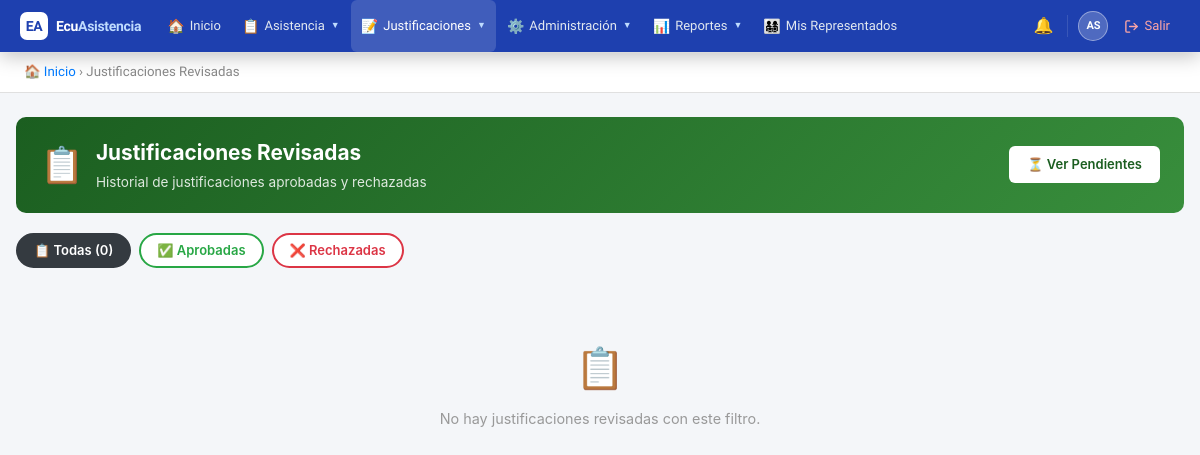
The page /complementos/FilesImport/ArchImp/public/index.php?action=reviewed_justifications (signed in) on the database as committed earlier.
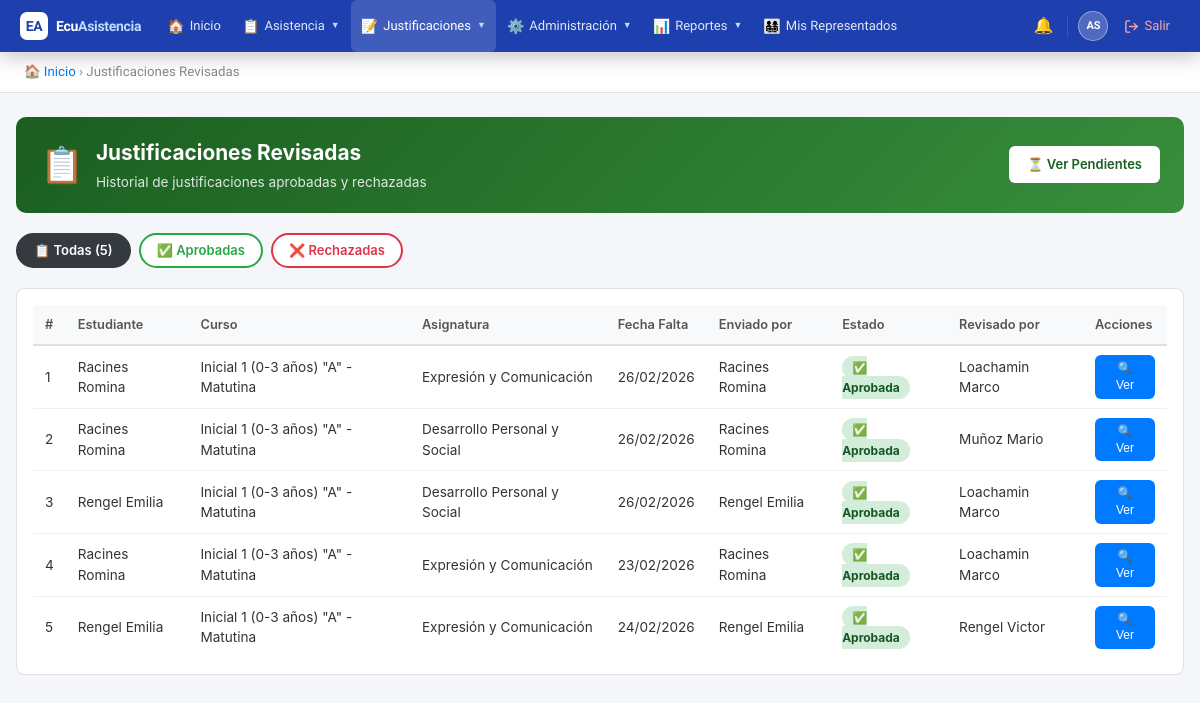
The same page on the database as committed later.
### tables this page shows
CREATE TABLE `justifications` (
  `id` int(11) NOT NULL AUTO_INCREMENT,
  `attendance_id` int(11) DEFAULT NULL,
  `date_from` date DEFAULT NULL,
  `date_to` date DEFAULT NULL,
  `working_days` int(11) DEFAULT NULL,
  `can_approve` enum('tutor','inspector','autoridad') NOT NULL DEFAULT 'inspector',
  `student_id` int(11) NOT NULL,
  `submitted_by` int(11) NOT NULL,
  `reason` text NOT NULL,
  `reason_type` varchar(100) DEFAULT NULL,
  `document_path` varchar(255) DEFAULT NULL,
  `status` enum('pendiente','aprobado','rechazado') DEFAULT 'pendiente',
  `reviewed_by` int(11) DEFAULT NULL,
  `review_notes` text DEFAULT NULL,
  `created_at` timestamp NOT NULL DEFAULT current_timestamp(),
  `updated_at` timestamp NOT NULL DEFAULT current_timestamp() ON UPDATE current_timestamp(),
  PRIMARY KEY (`id`),
  KEY `attendance_id` (`attendance_id`),
  KEY `submitted_by` (`submitted_by`),
  KEY `reviewed_by` (`reviewed_by`),
  KEY `idx_status` (`status`),
  KEY `idx_student` (`student_id`),
  CONSTRAINT `justifications_ibfk_1` FOREIGN KEY (`attendance_id`) REFERENCES `attendances` (`id`) ON DELETE CASCADE,
  CONSTRAINT `justifications_ibfk_2` FOREIGN KEY (`student_id`) REFERENCES `users` (`id`),
  CONSTRAINT `justifications_ibfk_3` FOREIGN KEY (`submitted_by`) REFERENCES `users` (`id`),
  CONSTRAINT `justifications_ibfk_4` FOREIGN KEY (`reviewed_by`) REFERENCES `users` (`id`)
);

CREATE TABLE `courses` (
  `id` int(11) NOT NULL AUTO_INCREMENT,
  `institution_id` int(11) NOT NULL,
  `school_year_id` int(11) NOT NULL,
  `name` varchar(100) NOT NULL,
  `grade_level` varchar(50) DEFAULT NULL,
  `parallel` varchar(10) DEFAULT NULL,
  `shift_id` int(11) NOT NULL,
  `created_at` timestamp NOT NULL DEFAULT current_timestamp(),
  `updated_at` timestamp NOT NULL DEFAULT current_timestamp() ON UPDATE current_timestamp(),
  PRIMARY KEY (`id`),
  KEY `institution_id` (`institution_id`),
  KEY `school_year_id` (`school_year_id`),
  KEY `shift_id` (`shift_id`),
  CONSTRAINT `courses_ibfk_1` FOREIGN KEY (`institution_id`) REFERENCES `institutions` (`id`),
  CONSTRAINT `courses_ibfk_2` FOREIGN KEY (`school_year_id`) REFERENCES `school_years` (`id`),
  CONSTRAINT `courses_ibfk_3` FOREIGN KEY (`shift_id`) REFERENCES `shifts` (`id`)
);

CREATE TABLE `subjects` (
  `id` int(11) NOT NULL AUTO_INCREMENT,
  `institution_id` int(11) NOT NULL,
  `name` varchar(100) NOT NULL,
  `code` varchar(20) DEFAULT NULL,
  `created_at` timestamp NOT NULL DEFAULT current_timestamp(),
  `updated_at` timestamp NOT NULL DEFAULT current_timestamp() ON UPDATE current_timestamp(),
  PRIMARY KEY (`id`),
  KEY `institution_id` (`institution_id`),
  CONSTRAINT `subjects_ibfk_1` FOREIGN KEY (`institution_id`) REFERENCES `institutions` (`id`)
);

CREATE TABLE `attendances` (
  `id` int(11) NOT NULL AUTO_INCREMENT,
  `student_id` int(11) NOT NULL,
  `course_id` int(11) NOT NULL,
  `subject_id` int(11) NOT NULL,
  `teacher_id` int(11) NOT NULL,
  `school_year_id` int(11) NOT NULL,
  `shift_id` int(11) NOT NULL,
  `date` date NOT NULL,
  `hour_period` varchar(20) DEFAULT NULL,
  `status` enum('presente','ausente','tardanza','justificado') NOT NULL,
  `observation` text DEFAULT NULL,
  `created_at` timestamp NOT NULL DEFAULT current_timestamp(),
  `updated_at` timestamp NOT NULL DEFAULT current_timestamp() ON UPDATE current_timestamp(),
  PRIMARY KEY (`id`),
  KEY `course_id` (`course_id`),
  KEY `subject_id` (`subject_id`),
  KEY `teacher_id` (`teacher_id`),
  KEY `school_year_id` (`school_year_id`),
  KEY `shift_id` (`shift_id`),
  KEY `idx_date` (`date`),
  KEY `idx_student` (`student_id`),
  CONSTRAINT `attendances_ibfk_1` FOREIGN KEY (`student_id`) REFERENCES `users` (`id`),
  CONSTRAINT `attendances_ibfk_2` FOREIGN KEY (`course_id`) REFERENCES `courses` (`id`),
  CONSTRAINT `attendances_ibfk_3` FOREIGN KEY (`subject_id`) REFERENCES `subjects` (`id`),
  CONSTRAINT `attendances_ibfk_4` FOREIGN KEY (`teacher_id`) REFERENCES `users` (`id`),
  CONSTRAINT `attendances_ibfk_5` FOREIGN KEY (`school_year_id`) REFERENCES `school_years` (`id`),
  CONSTRAINT `attendances_ibfk_6` FOREIGN KEY (`shift_id`) REFERENCES `shifts` (`id`)
);

### complementos/FilesImport/ArchImp/controllers/JustificationController.php (called while the page is built, shortened)
<?php
require_once BASE_PATH . '/models/Justification.php';
class JustificationController {
    private $justificationModel;
    public function __construct() {
        $db = new Database();
        $this->justificationModel  = new Justification($db);
    }
    public function reviewed() {
        $filter         = $_GET['filter'] ?? 'all';
        $justifications = $this->justificationModel->getReviewed();
        include BASE_PATH . '/views/justifications/reviewed.php';
    }
}

### complementos/FilesImport/ArchImp/config/database.php (called while the page is built)
<?php
class Database {
    private $host = 'localhost';
    private $db = 'ecuasistencia2026_db';
    private $user = 'root';
    private $pass = '';
    private $charset = 'utf8mb4';
    private $pdo;
    public function connect() {
        if ($this->pdo === null) {
            $dsn = "mysql:host={$this->host};dbname={$this->db};charset={$this->charset}";
            $options = [
                PDO::ATTR_ERRMODE => PDO::ERRMODE_EXCEPTION,
                PDO::ATTR_DEFAULT_FETCH_MODE => PDO::FETCH_ASSOC,
                PDO::ATTR_EMULATE_PREPARES => false,
            ];
            try {
                $this->pdo = new PDO($dsn, $this->user, $this->pass, $options);
            } catch (PDOException $e) {
                die('Error de conexión: ' . $e->getMessage());
            }
        }
        return $this->pdo;
    }
}

### complementos/FilesImport/ArchImp/models/Justification.php (called while the page is built, shortened)
<?php
class Justification {
    private $db;
    public function __construct($database) {
        $this->db = $database->connect();
    }
    public function getReviewed($institutionId = null) {
        $sql = "SELECT j.*,
                CONCAT(u.last_name, ' ', u.first_name) as student_name,
                CONCAT(s.last_name, ' ', s.first_name) as submitted_by_name,
                CONCAT(r.last_name, ' ', r.first_name) as reviewer_name,
                a.date as attendance_date,
                a.hour_period,
                sub.name as subject_name,
                c.name as course_name
                FROM justifications j
                INNER JOIN users u ON j.student_id = u.id
                INNER JOIN users s ON j.submitted_by = s.id
                INNER JOIN attendances a ON j.attendance_id = a.id
                INNER JOIN subjects sub ON a.subject_id = sub.id
                LEFT JOIN users r ON j.reviewed_by = r.id
                LEFT JOIN course_students cs ON u.id = cs.student_id
                LEFT JOIN courses c ON cs.course_id = c.id
                WHERE j.status IN ('aprobado', 'rechazado')
                ORDER BY j.updated_at DESC";
        $stmt = $this->db->query($sql);
        return $stmt->fetchAll();
    }
}

### complementos/FilesImport/ArchImp/views/justifications/reviewed.php (the view, shortened to what the changed rows need)
<!DOCTYPE html>
<html lang="es">
<head>
</head>
<body>
<?php include BASE_PATH . '/views/partials/navbar.php'; ?>
<div class="breadcrumb">
    <a href="?action=dashboard">🏠 Inicio</a> &rsaquo; Justificaciones Revisadas
</div>
<div class="container">
    <div class="page-header" style="background:linear-gradient(135deg,#1b5e20,#388e3c);display:flex;justify-content:space-between;align-items:center;">
        <div style="display:flex;align-items:center;gap:12px;">
            <div class="ph-icon">📋</div>
            <div>
                <h1>Justificaciones Revisadas</h1>
                <p>Historial de justificaciones aprobadas y rechazadas</p>
            </div>
        </div>
        <a href="?action=pending_justifications"
           style="padding:9px 18px;background:white;color:#1b5e20;text-decoration:none;
                  border-radius:6px;font-weight:600;font-size:13px;white-space:nowrap;">
            ⏳ Ver Pendientes
        </a>
    </div>
    <div class="filter-bar">
        <a href="?action=reviewed_justifications"
           style="<?= ($filter==='all') ? 'background:#343a40;color:white;border-color:#343a40;' : 'background:white;color:#343a40;border-color:#343a40;' ?>">
            📋 Todas (<?= count($justifications) ?>)
        </a>
        <a href="?action=reviewed_justifications&filter=aprobado"
           style="<?= ($filter==='aprobado') ? 'background:#28a745;color:white;border-color:#28a745;' : 'background:white;color:#28a745;border-color:#28a745;' ?>">
            ✅ Aprobadas
        </a>
        <a href="?action=reviewed_justifications&filter=rechazado"
           style="<?= ($filter==='rechazado') ? 'background:#dc3545;color:white;border-color:#dc3545;' : 'background:white;color:#dc3545;border-color:#dc3545;' ?>">
            ❌ Rechazadas
        </a>
    </div>
    <?php if(empty($justifications)): ?>
        <div class="empty-state">
            <div class="icon">📋</div>
            <p>No hay justificaciones revisadas con este filtro.</p>
        </div>
    <?php else: ?>
    <div class="panel">
        <table>
            <thead>
                <tr>
                    <th>#</th>
                    <th>Estudiante</th>
                    <th>Curso</th>
                    <th>Asignatura</th>
                    <th>Fecha Falta</th>
                    <th>Enviado por</th>
                    <th>Estado</th>
                    <th>Revisado por</th>
                    <th>Acciones</th>
                </tr>
            </thead>
            <tbody>
                <?php $i = 1; foreach($justifications as $j):
                    $jData = htmlspecialchars(json_encode([
                        'student' => $j['student_name'],
                        'reason'  => $j['reason'],
                        'notes'   => $j['review_notes'] ?? '',
                        'doc'     => $j['document_path'] ?? '',
                        'status'  => $j['status'],
                    ]), ENT_QUOTES);
                ?>
                <tr>
                    <td><?= $i++ ?></td>
                    <td><?= htmlspecialchars($j['student_name']) ?></td>
                    <td><?= htmlspecialchars($j['course_name'] ?? '-') ?></td>
                    <td><?= htmlspecialchars($j['subject_name']) ?></td>
                    <td><?= date('d/m/Y', strtotime($j['attendance_date'])) ?></td>
                    <td><?= htmlspecialchars($j['submitted_by_name']) ?></td>
                    <td>
                        <?php if($j['status'] === 'aprobado'): ?>
                            <span class="badge-aprobado">✅ Aprobada</span>
                        <?php else: ?>
                            <span class="badge-rechazado">❌ Rechazada</span>
                        <?php endif; ?>
                    </td>
                    <td><?= htmlspecialchars($j['reviewer_name'] ?? '-') ?></td>
                    <td>
                        <button class="btn btn-primary"
                                style="padding:5px 12px;font-size:12px;"
                                onclick="verDetalle('<?= $jData ?>')">🔍 Ver</button>
                    </td>
                </tr>
                <?php endforeach; ?>
            </tbody>
        </table>
    </div>
    <?php endif; ?>
</div>
</body>
</html>

Rows that differ between the two databases and show on the page:
added justifications: student_name "Racines Romina", courses.name "Inicial 1 (0-3 años) \"A\" - Matutina", subjects.name "Expresión y Comunicación", attendance.date "26/02/2026", submitted_by_name "Racines Romina", status "✅ Aprobada", reviewer_name "Loachamin Marco"
added justifications: student_name "Racines Romina", courses.name "Inicial 1 (0-3 años) \"A\" - Matutina", subjects.name "Desarrollo Personal y Social", attendance.date "26/02/2026", submitted_by_name "Racines Romina", status "✅ Aprobada", reviewer_name "Muñoz Mario"
added justifications: student_name "Rengel Emilia", courses.name "Inicial 1 (0-3 años) \"A\" - Matutina", subjects.name "Desarrollo Personal y Social", attendance.date "26/02/2026", submitted_by_name "Rengel Emilia", status "✅ Aprobada", reviewer_name "Loachamin Marco"
added justifications: student_name "Racines Romina", courses.name "Inicial 1 (0-3 años) \"A\" - Matutina", subjects.name "Expresión y Comunicación", attendance.date "23/02/2026", submitted_by_name "Racines Romina", status "✅ Aprobada", reviewer_name "Loachamin Marco"
added justifications: student_name "Rengel Emilia", courses.name "Inicial 1 (0-3 años) \"A\" - Matutina", subjects.name "Expresión y Comunicación", attendance.date "24/02/2026", submitted_by_name "Rengel Emilia", status "✅ Aprobada", reviewer_name "Rengel Victor"
Other text that changed with them:
count($justifications): "0" → "5"
text no longer shown: "📋 No hay justificaciones revisadas con este filtro."
text now shown: "# Estudiante Curso Asignatura Fecha Falta Enviado por Estado Revisado por Acciones"
